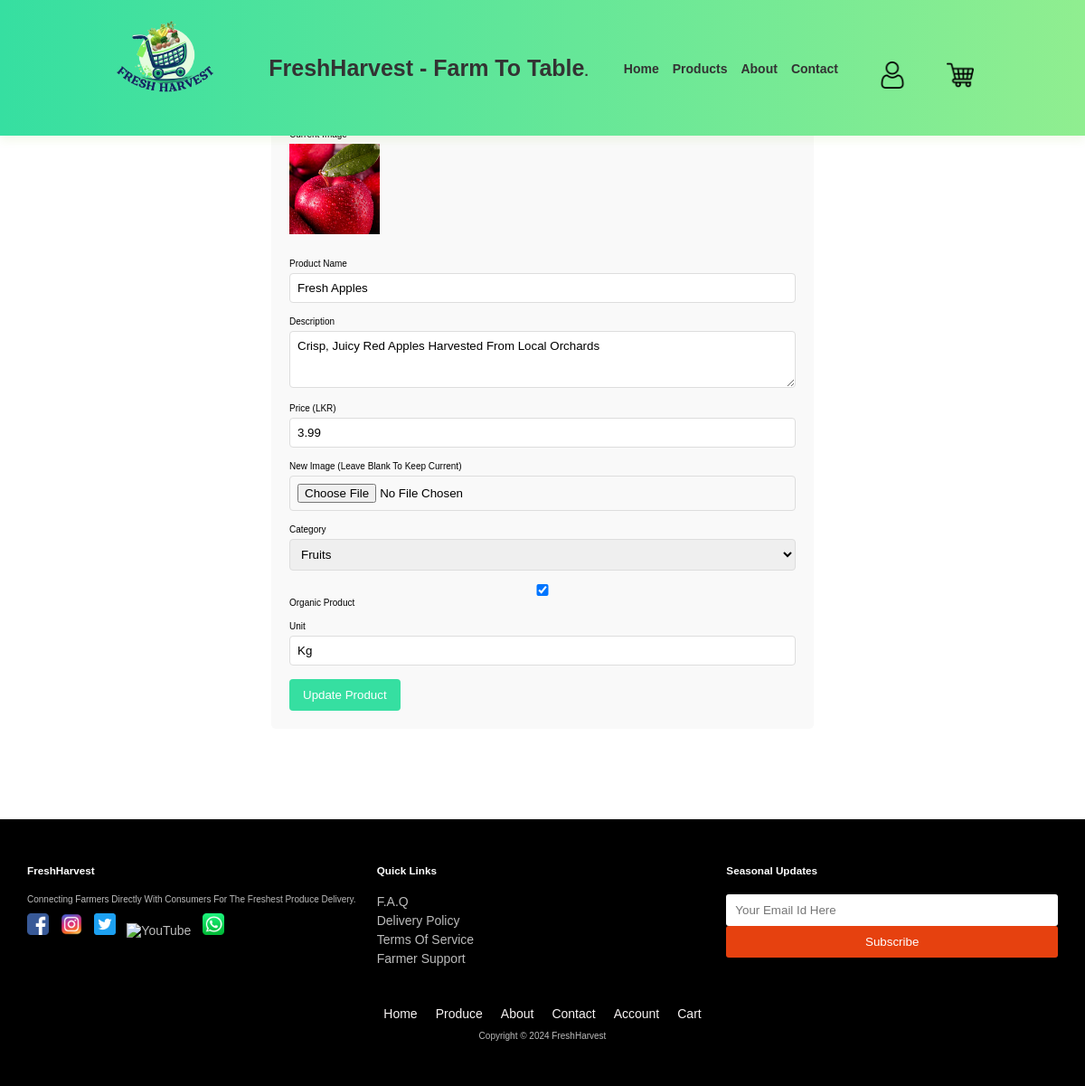
The app's page /edit_product.php?id=1 (signed in) with its own data.
### tables this page shows
CREATE TABLE IF NOT EXISTS products (
    id INT AUTO_INCREMENT PRIMARY KEY,
    name VARCHAR(255) NOT NULL,
    description TEXT,
    price DECIMAL(10,2) NOT NULL,
    image VARCHAR(255),
    category VARCHAR(100),
    is_organic TINYINT(1) DEFAULT 0,
    unit VARCHAR(50) DEFAULT 'kg',
    farmer_id INT NOT NULL,
    created_at TIMESTAMP DEFAULT CURRENT_TIMESTAMP,
    FOREIGN KEY (farmer_id) REFERENCES users(id) ON DELETE CASCADE
);

### edit_product.php (the view, shortened to what this page needs)
<?php
require_once 'db.php';
$product = [];
if (isset($_GET['id'])) {
    try {
        $stmt = $pdo->prepare("SELECT * FROM products WHERE id = ? AND farmer_id = ?");
        $stmt->execute([$_GET['id'], $_SESSION['user_id']]);
        $product = $stmt->fetch();
    } catch (PDOException $e) {
        die("Error: " . $e->getMessage());
    }
}
?>
<!DOCTYPE html>
<html>
<head>
    <link rel="stylesheet" href="css/style1.css">
</head>
<body>
     <header>
           <a href="" class="logo">
          <img src="images/logo.png" alt="FreshHarvest Logo" class="logo-img">
        </a>
        <a href="" class="logo">
          FreshHarvest - Farm to Table<span>.</span>
        </a>
      <nav class="navbar">
        <ul>
          <li><a href="index.php">Home</a></li>
          <li><a href="products.php">Products</a></li>
          <li><a href="about.php">About</a></li>
          <li><a href="contact.php">Contact</a></li>
          <li><a href="account.php"><img src="images/account.png" alt="Account" class="nav-image"></a></li>
          <li><a href="cart.php"><img src="images/cart.png" alt="Shopping Cart" class="nav-image"></a></li>
        </ul>
      </nav>
    </header>
    <main class="form-container">
        <h1>Edit Product</h1>
        <form method="POST" enctype="multipart/form-data">
            <div class="form-group">
                <label>Current Image</label>
                <img src="images/<?= htmlspecialchars($product['image']) ?>" class="current-image">
            </div>
            <div class="form-group">
                <label>Product Name</label>
                <input type="text" name="name" value="<?= htmlspecialchars($product['name']) ?>" required>
            </div>
            <div class="form-group">
                <label>Description</label>
                <textarea name="description" rows="3"><?= htmlspecialchars($product['description']) ?></textarea>
            </div>
            <div class="form-group">
                <label>Price (LKR)</label>
                <input type="number" name="price" step="0.01" min="0" value="<?= htmlspecialchars($product['price']) ?>" required>
            </div>
            <div class="form-group">
                <label>New Image (leave blank to keep current)</label>
                <input type="file" name="image">
            </div>
            <div class="form-group">
                <label>Category</label>
                <select name="category" required>
                    <option value="fruits" <?= $product['category'] === 'fruits' ? 'selected' : '' ?>>Fruits</option>
                </select>
            </div>
            <div class="form-group">
                <label>
                    <input type="checkbox" name="is_organic" <?= $product['is_organic'] ? 'checked' : '' ?>> Organic Product
                </label>
            </div>
            <div class="form-group">
                <label>Unit</label>
                <input type="text" name="unit" value="<?= htmlspecialchars($product['unit']) ?>" required>
            </div>
            <button type="submit" class="submit-btn">Update Product</button>
        </form>
    </main>
    <footer class="footer">
        <div class="footer-container">
          <div class="footer-section">
            <h3>FreshHarvest</h3>
            <p>Connecting farmers directly with consumers for the freshest produce delivery.</p>
            <div class="social-icons">
              <a href="#"><img src="images/faceboook.png" alt="Facebook"></a>
              <a href="#"><img src="images/instagram.png" alt="Instagram"></a>
              <a href="#"><img src="images/twitter.png" alt="Twitter"></a>
              <a href="#"><img src="images/youtube.png" alt="YouTube"></a>
              <a href="#"><img src="images/whatsapp.png" alt="WhatsApp"></a>
            </div>
          </div>
          <div class="footer-section">
            <h3>Quick Links</h3>
            <a href="support.php">F.A.Q</a>
            <a href="support.php">Delivery Policy</a>
            <a href="support.php">Terms Of Service</a>
            <a href="support.php">Farmer Support</a>
          </div>
          <div class="footer-section newsletter">
            <h3>Seasonal Updates</h3>
            <input type="email" placeholder="Your email id here">
            <button id="newsletterBtn">Subscribe</button>
          </div>
        </div>
        <div class="footer-bottom">
          <div class="footer-nav">
            <a href="index.php">Home</a>
            <a href="products.php">Produce</a>
            <a href="about.php">About</a>
            <a href="contact.php">Contact</a>
            <a href="account.php">Account</a>
            <a href="cart.php">Cart</a>
          </div><br>
          <p>Copyright © 2024 FreshHarvest</p>
        </div>
    </footer>
</body>
</html>

### css/style1.css (style rules this page uses)
* { margin: 0; padding: 0; box-sizing: border-box; font-family: Verdana, Geneva, Tahoma, sans-serif; outline: none; border: none; text-decoration: none; text-transform: capitalize; transition: 0.2s linear; }
html { font-size: 62.5%; scroll-behavior: smooth; scroll-padding-top: 6rem; overflow-x: hidden; }
header { position: fixed; top: 0; left: 0; right: 0; background: linear-gradient(to right, #36dfa1, #90EE90); padding: 2rem 9%; display: flex; align-items: center; justify-content: space-between; z-index: 1000; box-shadow: 0 .5rem 1rem rgba(132, 190, 52, 0.1); font-weight: bolder; height: 150px; }
header .logo { font-size: 2.5rem; color: #333; font-weight: bold; }
header .logo span { color: var(--white); }
header .logo-img { width: 150px; height: auto; margin-left: 0px; }
header .navbar ul { display: flex; list-style: none; font-family:Arial, Helvetica, sans-serif; }
header .navbar ul li { padding-top: 0.5cm; margin-right: 1.5rem; font-size:small; color: #070707; font-family:Arial, Helvetica, sans-serif; }
header .nav-image { width: 30px; margin-left: 30px; transition: transform 0.3s; }
body { font-family: Arial, sans-serif; margin: 0; padding: 0; }
.footer { background-color: #000000; color: #bbb; padding: 40px 0; width: 100%; box-sizing: border-box; }
.footer-container { display: flex; justify-content: space-between; flex-wrap: wrap; width: 100%; padding: 0 20px; box-sizing: border-box; }
.footer-section { flex: 1; min-width: 250px; margin: 10px; }
.footer-section h3 { color: #fff; margin-bottom: 20px; }
.footer-section p, .footer-section a { color: #bbb; text-decoration: none; margin: 5px 0; display: block; }
.footer-section .social-icons a { display: inline-block; margin-right: 10px; }
.footer-section .social-icons a img { width: 24px; height: 24px; }
.newsletter input[type="email"] { padding: 10px; border: none; border-radius: 3px; color: #0f0e0e; }
.newsletter button { padding: 10px; background-color: #e6410f; border: none; color: white; border-radius: 3px; cursor: pointer; width: 100%; transition: background-color 0.3s; }
.footer-bottom { text-align: center; padding: 10px; background-color: #000000; width: 100%; box-sizing: border-box; }
.footer-bottom p { margin: 0; }
.footer-nav { display: flex; justify-content: center; flex-wrap: wrap; margin-top: 20px; }
.footer-nav a { color: #f8f4f4; text-decoration: none; margin: 0 10px; }
span { font-size: 15px; }
a { color: #333; font-size: 14px; text-decoration: none; margin: 15px 0; }

### edit_product.php (style rules this page uses)
.form-container { max-width: 600px; margin: 100px auto; padding: 20px; background: #f9f9f9; border-radius: 5px; }
.form-group { margin-bottom: 15px; }
label { display: block; margin-bottom: 5px; }
input, textarea, select { width: 100%; padding: 8px; border: 1px solid #ddd; border-radius: 4px; }
.submit-btn { background: #36dfa1; color: white; padding: 10px 15px; border: none; border-radius: 4px; cursor: pointer; }
.current-image { width: 100px; height: 100px; object-fit: cover; margin-bottom: 10px; }

### records on screen
products: image (picture), name "Fresh Apples", description "Crisp, juicy red apples harvested from local orchards", price "3.99", is_organic "☑", unit "kg"
